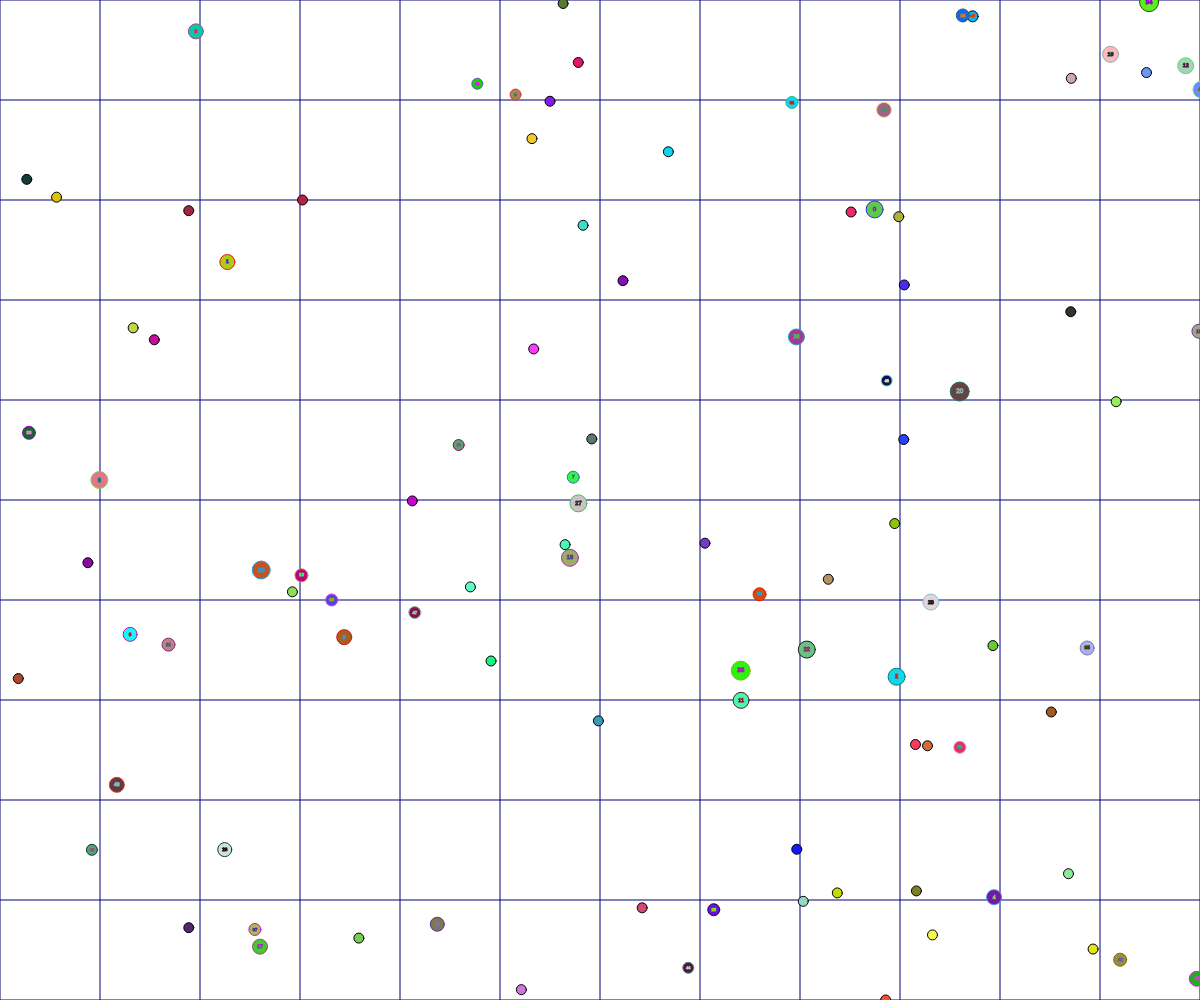
Frame 1 (no input)
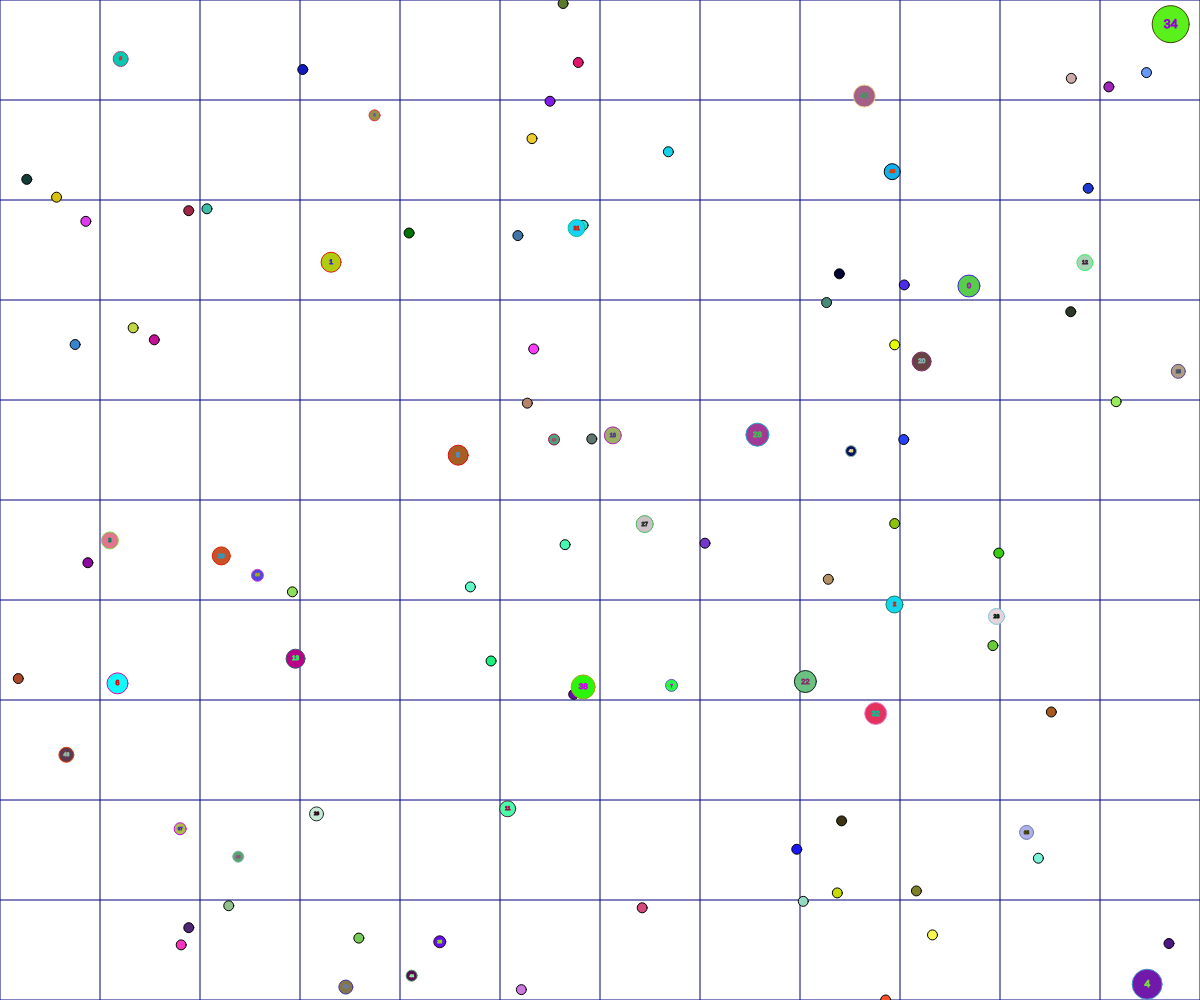
Frame 60 (no input)
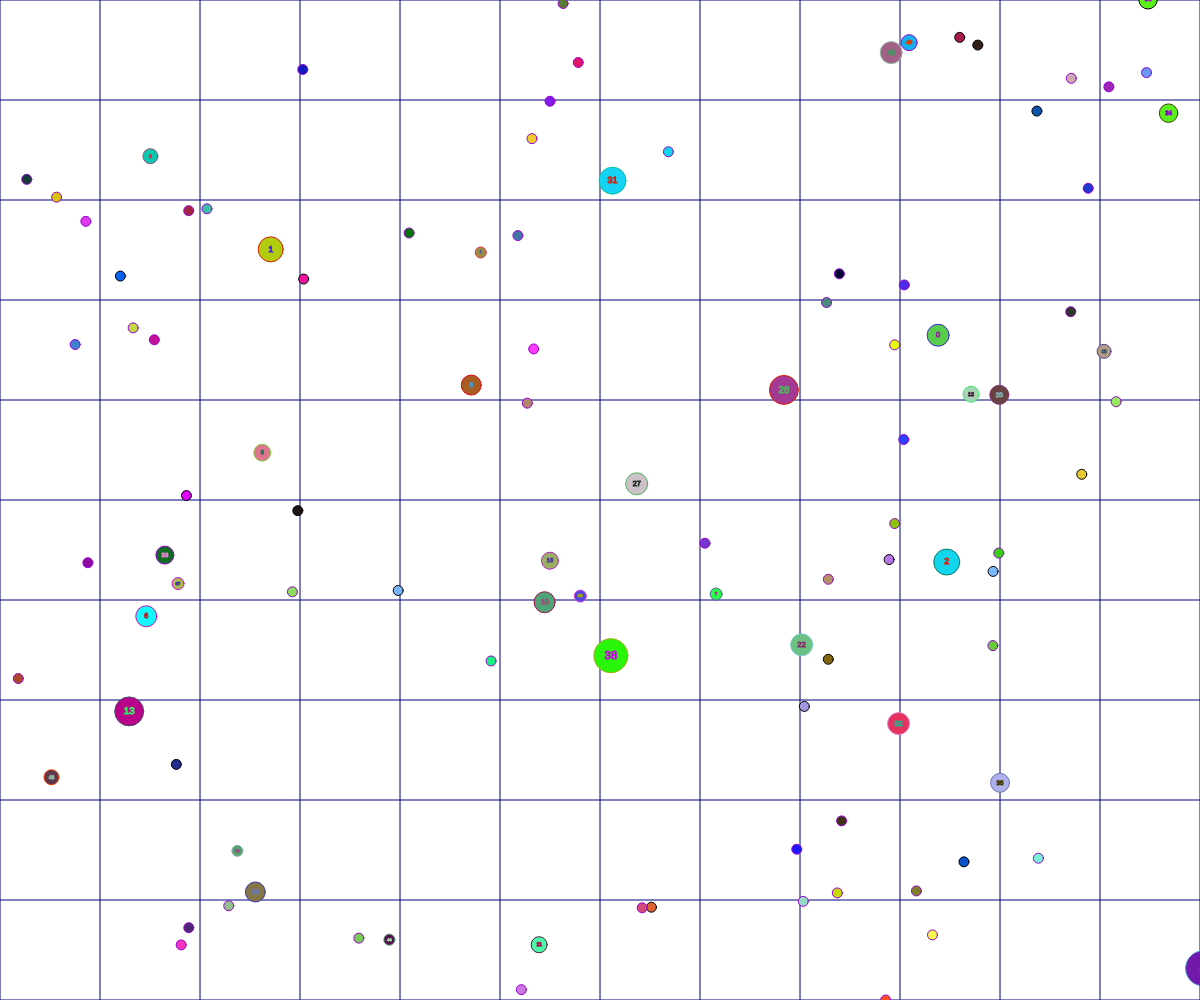
Frame 120 (the mouse pressed at the canvas centre since frame 60)

The p5.js sketch that drew these frames (run headless with seeded random() and noise() and a simulated clock; from frame 60 on, the mouse is pressed at the canvas centre):

// p5.js sketch
// ── sketch.js
let controll=0;
let v1;
let m1;
let d= [];
let amount=100;
let count=0;

function setup(){
createCanvas(windowWidth,windowHeight);
 v1=createVector(width/2,height/2);
m1=createVector(width,height);;
for(let j=0;j<amount/2;j++){
	d[j]=new player(random(width),random(height),int(random(11,20)),j);
	
}
for(let j=amount/2;j<amount;j++){
	d[j]= new dot(random(width),random(height));
}
}

function draw(){
	background(255);
	stroke(0,0,122);
	for(let j=0;j<20;j++){
		line(j*100,0,j*100,height);
		
	}
	for(let j=0;j<20;j++){
		line(0,j*100,width,j*100);
		
	}
	stroke(0);
	for(let j=d.length-1;j>-1;j--){
	d[j].move(mouseX,mouseY,600,random(360));
	d[j].display();
	d[j].starttimer();
	d[j].chbd();
}





	for(let j=d.length-1;j>-1;j--){		
		for (let l=d.length-1;l>-1;l--){
			if((d[j] instanceof player || d[j] instanceof dot) && (d[l] instanceof player|| d[l] instanceof dot)){
			d[j].ckcol(d[l],l);
			}
		}
		
	}
	if(count%30==0){
		d.push(new dot(random(width),random(height)));
		
	}
	count+=10;
	//frameRate(0);

	
	}
	
	
		
	function mousePressed(){
	for(let j=d.length-1;j>-1;j--){
	d[j].split(true);
}
	}
	
	
	
	
// ── functions.js
// let m = new Matrix(3,2);


class Matrix {
  constructor(rows, cols) {
    this.rows = rows;
    this.cols = cols;
    this.data = Array(this.rows).fill().map(() => Array(this.cols).fill(0));
  }

  copy() {
    let m = new Matrix(this.rows, this.cols);
    for (let i = 0; i < this.rows; i++) {
      for (let j = 0; j < this.cols; j++) {
        m.data[i][j] = this.data[i][j];
      }
    }
    return m;
  }

  static fromArray(arr) {
    return new Matrix(arr.length, 1).map((e, i) => arr[i]);
  }

  static subtract(a, b) {
    if (a.rows !== b.rows || a.cols !== b.cols) {
      console.log('Columns and Rows of A must match Columns and Rows of B.');
      return;
    }

    // Return a new Matrix a-b
    return new Matrix(a.rows, a.cols)
      .map((_, i, j) => a.data[i][j] - b.data[i][j]);
  }

  toArray() {
    let arr = [];
    for (let i = 0; i < this.rows; i++) {
      for (let j = 0; j < this.cols; j++) {
        arr.push(this.data[i][j]);
      }
    }
    return arr;
  }

  randomize() {
    return this.map(e => Math.random() * 2 - 1);
  }

  add(n) {
    if (n instanceof Matrix) {
      if (this.rows !== n.rows || this.cols !== n.cols) {
        console.log('Columns and Rows of A must match Columns and Rows of B.');
        return;
      }
      return this.map((e, i, j) => e + n.data[i][j]);
    } else {
      return this.map(e => e + n);
    }
  }

  static transpose(matrix) {
    return new Matrix(matrix.cols, matrix.rows)
      .map((_, i, j) => matrix.data[j][i]);
  }

  static multiply(a, b) {
    // Matrix product
    if (a.cols !== b.rows) {
      console.log('Columns of A must match rows of B.');
      return;
    }

    return new Matrix(a.rows, b.cols)
      .map((e, i, j) => {
        // Dot product of values in col
        let sum = 0;
        for (let k = 0; k < a.cols; k++) {
          sum += a.data[i][k] * b.data[k][j];
        }
        return sum;
      });
  }

  multiply(n) {
    if (n instanceof Matrix) {
      if (this.rows !== n.rows || this.cols !== n.cols) {
        console.log('Columns and Rows of A must match Columns and Rows of B.');
        return;
      }

      // hadamard product
      return this.map((e, i, j) => e * n.data[i][j]);
    } else {
      // Scalar product
      return this.map(e => e * n);
    }
  }

  map(func) {
    // Apply a function to every element of matrix
    for (let i = 0; i < this.rows; i++) {
      for (let j = 0; j < this.cols; j++) {
        let val = this.data[i][j];
        this.data[i][j] = func(val, i, j);
      }
    }
    return this;
  }

  static map(matrix, func) {
    // Apply a function to every element of matrix
    return new Matrix(matrix.rows, matrix.cols)
      .map((e, i, j) => func(matrix.data[i][j], i, j));
  }

  print() {
    console.table(this.data);
    return this;
  }

  serialize() {
    return JSON.stringify(this);
  }

  static deserialize(data) {
    if (typeof data == 'string') {
      data = JSON.parse(data);
    }
    let matrix = new Matrix(data.rows, data.cols);
    matrix.data = data.data;
    return matrix;
  }
}

if (typeof module !== 'undefined') {
  module.exports = Matrix;
}


/*
	
 deter(){
		
        if(this.rows !== this.cols&& this.rows ==3){
			print("rows do not = cols or it doesn't =3");
			
		}
else {
	
	this.a= (this.matrix[0][0]*(this.matrix[1][1]*this.matrix[2][2]-this.matrix[1][2]*this.matrix[2][1]))
	-(this.matrix[0][1]*(this.matrix[1][0]*this.matrix[2][2]-this.matrix[1][2]*this.matrix[2][0]))
	+(this.matrix[0][2]*(this.matrix[1][0]*this.matrix[2][1]-this.matrix[1][1]*this.matrix[2][0]));
	return this.a;
	
	
}
				

		
	}


*/
// ── functions2.js
class dot{
	constructor(xs,ys){
		this.x=xs;
		this.y=ys;
		this.r=random(255);
		this.g=random(255);
		this.b=random(255);
		this.size=10;
	}
	ckcol(){}
	split(){}
	starttimer(){}
	chbd(){}
	move(){}
    display(){
		fill(this.r,this.g,this.b);
		
		ellipse(this.x,this.y,this.size,this.size);
	}
}




// ── logo.js
class logo{

constructor(x,y,as){this.xs=x;this.ys=y;this.xf=x;this.yf=y;this.angle=as;}
//constructor(){this.xs=0;this.ys=0;this.xf=0;this.yf=0;this.angle=0;}

  fd(len) {this.xf=this.xs+len*cos(3.141592*this.angle/180)
  this.yf=this.ys+len*sin(3.141592*this.angle/180)
  line(this.xs,this.ys,this.xf,this.yf)
  this.xs=this.xf;this.ys=this.yf;
  }

 bk(len) {this.xf=this.xs-len*cos(3.141592*this.angle/180)
  this.yf=this.ys-len*sin(3.141592*this.angle/180)
  line(this.xs,this.ys,this.xf,this.yf)
  this.xs=this.xf;this.ys=this.yf;
  }

 set1(x,y, an){this.xs=x;this.ys=y;this.angle=an;}

 rt(an){this.angle=this.angle+an;}
 
 lt(an){this.angle=this.angle-an;}

 xpos(){return this.xf;}
 ypos(){return this.yf;}
 dir(){return this.angle;}

sketch(t,l,a,senten){
let news="";//sentence="A+A--A+A";
  for(let j=0;j<senten.length;j++){
    news=senten.charAt(j);
    switch(news){
      case 'A':this.fd(l);break;
      case 'B':this.fd(l);break;
      case '+':this.lt(a);break;
      case '-':this.rt(a);break;
}
  }}
  
}

// ── nn.js
// Other techniques for learning

class ActivationFunction {
  constructor(func, dfunc) {
    this.func = func;
    this.dfunc = dfunc;
  }
}

let sigmoid = new ActivationFunction(
  x => 1 / (1 + Math.exp(-x)),
  y => y * (1 - y)
);

let tanh = new ActivationFunction(
  x => Math.tanh(x),
  y => 1 - (y * y)
);


class NeuralNetwork {
  /*
  * if first argument is a NeuralNetwork the constructor clones it
  * USAGE: cloned_nn = new NeuralNetwork(to_clone_nn);
  */
  constructor(in_nodes, hid_nodes, out_nodes) {
    if (in_nodes instanceof NeuralNetwork) {
      let a = in_nodes;
      this.input_nodes = a.input_nodes;
      this.hidden_nodes = a.hidden_nodes;
      this.output_nodes = a.output_nodes;

      this.weights_ih = a.weights_ih.copy();
      this.weights_ho = a.weights_ho.copy();

      this.bias_h = a.bias_h.copy();
      this.bias_o = a.bias_o.copy();
    } else {
      this.input_nodes = in_nodes;
      this.hidden_nodes = hid_nodes;
      this.output_nodes = out_nodes;

      this.weights_ih = new Matrix(this.hidden_nodes, this.input_nodes);
      this.weights_ho = new Matrix(this.output_nodes, this.hidden_nodes);
      this.weights_ih.randomize();
      this.weights_ho.randomize();

      this.bias_h = new Matrix(this.hidden_nodes, 1);
      this.bias_o = new Matrix(this.output_nodes, 1);
      this.bias_h.randomize();
      this.bias_o.randomize();
    }

    // TODO: copy these as well
    this.setLearningRate();
    this.setActivationFunction();


  }

  predict(input_array) {

    // Generating the Hidden Outputs
    let inputs = Matrix.fromArray(input_array);
    let hidden = Matrix.multiply(this.weights_ih, inputs);
    hidden.add(this.bias_h);
    // activation function!
    hidden.map(this.activation_function.func);

    // Generating the output's output!
    let output = Matrix.multiply(this.weights_ho, hidden);
    output.add(this.bias_o);
    output.map(this.activation_function.func);

    // Sending back to the caller!
    return output.toArray();
  }

  setLearningRate(learning_rate = 0.1) {
    this.learning_rate = learning_rate;
  }

  setActivationFunction(func = sigmoid) {
    this.activation_function = func;
  }

  train(input_array, target_array) {
	 
    // Generating the Hidden Outputs
    let inputs = Matrix.fromArray(input_array);
    let hidden = Matrix.multiply(this.weights_ih, inputs);
    hidden.add(this.bias_h);
    // activation function!
    hidden.map(this.activation_function.func);

    // Generating the output's output!
    let outputs = Matrix.multiply(this.weights_ho, hidden);
    outputs.add(this.bias_o);
    outputs.map(this.activation_function.func);

    // Convert array to matrix object
    let targets = Matrix.fromArray(target_array);

    // Calculate the error
    // ERROR = TARGETS - OUTPUTS
    let output_errors = Matrix.subtract(targets, outputs);

    // let gradient = outputs * (1 - outputs);
    // Calculate gradient
    let gradients = Matrix.map(outputs, this.activation_function.dfunc);
    gradients.multiply(output_errors);
    gradients.multiply(this.learning_rate);


    // Calculate deltas
    let hidden_T = Matrix.transpose(hidden);
    let weight_ho_deltas = Matrix.multiply(gradients, hidden_T);

    // Adjust the weights by deltas
    this.weights_ho.add(weight_ho_deltas);
    // Adjust the bias by its deltas (which is just the gradients)
    this.bias_o.add(gradients);

    // Calculate the hidden layer errors
    let who_t = Matrix.transpose(this.weights_ho);
    let hidden_errors = Matrix.multiply(who_t, output_errors);

    // Calculate hidden gradient
    let hidden_gradient = Matrix.map(hidden, this.activation_function.dfunc);
    hidden_gradient.multiply(hidden_errors);
    hidden_gradient.multiply(this.learning_rate);

    // Calcuate input->hidden deltas
    let inputs_T = Matrix.transpose(inputs);
    let weight_ih_deltas = Matrix.multiply(hidden_gradient, inputs_T);

    this.weights_ih.add(weight_ih_deltas);
    // Adjust the bias by its deltas (which is just the gradients)
    this.bias_h.add(hidden_gradient);

    // outputs.print();
    // targets.print();
    // error.print();
  }

  serialize() {
    return JSON.stringify(this);
  }

  static deserialize(data) {
    if (typeof data == 'string') {
      data = JSON.parse(data);
    }
    let nn = new NeuralNetwork(data.input_nodes, data.hidden_nodes, data.output_nodes);
    nn.weights_ih = Matrix.deserialize(data.weights_ih);
    nn.weights_ho = Matrix.deserialize(data.weights_ho);
    nn.bias_h = Matrix.deserialize(data.bias_h);
    nn.bias_o = Matrix.deserialize(data.bias_o);
    nn.learning_rate = data.learning_rate;
    return nn;
  }


  // Adding function for neuro-evolution
  copy() {
    return new NeuralNetwork(this);
  }

  // Accept an arbitrary function for mutation
  mutate(func) {
    this.weights_ih.map(func);
    this.weights_ho.map(func);
    this.bias_h.map(func);
    this.bias_o.map(func);
  }



}
// ── player.js
class player{
	constructor(xs,ys,sizes,ids){
		this.x=xs;
		this.y=ys;
		this.size=sizes;
	this.dead=false;
	this.r=random(0,255);
		this.g=random(0,255);
		this.b=random(0,255);
		this.id=ids;
		this.splitt=0;
		this.dsel=0;
		this.timer=60*15;
		this.id=ids;
		this.link1=random(2^40-1);
		this.a=0;
		this.perant=false;
		this.fp=createVector(this.x-10,this.y);
		this.cp=createVector(this.x-10,this.y);
		this.dfp= this.fp.dist(this.cp);
		angleMode(DEGREES);
	}
	chbd(){
		if(this.x<=0){this.x++;}
			if(this.x>=width){this.x--;}
		if(this.y<=0){this.y++;}
		if(this.y>=height){this.y--;}
		
		
	}
	starttimer(){
		
if(this.splitt==true){

	if(this.timer<0){
		this.id+=random(0.01,0.05);
		this.splitt=false;
	 }
	this.timer--;
}

	}
	
	split(key){
		if(this.size>30&&key==true){
			
		this.a= new player(this.x,this.y,this.size/2,this.id);
		this.a.dsel=800;
		this.a.r=this.r;
		this.a.b=this.b;
		this.a.g=this.g;
		this.size/=2;
		this.a.splitt=true;
		this.perant=true;
		this.a.perant=true;
		this.a.a= new player(this.x,this.y,this.size,this.id);
		this.timer=60*15;
			this.a.timer=60*15;
		// this.random1=  int(random(2^40-1));
		// this.link1=random1;
		// this.a.link1=random1;
		
		d.push(this.a);
		
		}
	}
	
	ckcol(d1,work){
		if(this.id!=d1.id){
	if (
	
	this.y<d1.y+(this.size/2*0.9) &&
	this.y>d1.y-(this.size/2*0.9) &&
	this.x<d1.x+(this.size/2*0.9) &&
	this.x>d1.x-(this.size/2*0.9) &&
	
	
	this.size>d1.size){
     this.size+=int(d1.size/1.75);
	 //sigh, it jurry riged, and i hate it however it will work for now
   d[work].id=-10;
   d.splice(work,1);
				
	
	}	
		}
		
	}

	update(){
		
		this.fp=createVector(this.x-10,this.y);
		this.dfp= this.fp.dist(this.cp);
	}
	move(xsp,ysp,speed,dir){
		let v= p5.Vector.fromAngle(radians(dir), 30);
				
				
				//let v= createVector(xsp-this.x,ysp-this.y);

		if(this.dsel>= speed){
		v.normalize();
		v.mult(this.dsel/50);
		this.x+=v.x;
		this.y+=v.y;
		this.dsel-=10;
			
		}
		else{
			if(this.perant==true&&this.a.perant==true&&this.id==this.a.id){
			this.da=dist(this.x,this.y,this.a.x,this.a.y);
			this.ang=v.heading();
			if(this.da<this.size){
				if(this.ang>=180){
				
	         v.mult(-3);
				}
				if(this.ang<=180){
				
  v.mult(-3);
				}
				
				
			}
			
			}
		v.normalize();
		v.mult(speed/(2*this.size));
		
		this.x+=v.x;
		this.y+=v.y;
		//v.rotate(-7);
		}
	}
	
	display(){
		
			fill(this.r,this.g,this.b);
			
		
	ellipse(this.x,this.y,this.size,this.size);
	stroke(abs(this.r-240),abs(this.g-240),abs(this.b-240));
	fill(abs(this.r-240),abs(this.g-240),abs(this.b-240));
	textAlign(CENTER, CENTER)

	textSize(this.size/3);
	text(int(this.id),this.x,this.y);
		}
	
	
	
	
	
	
	
}

	
	
